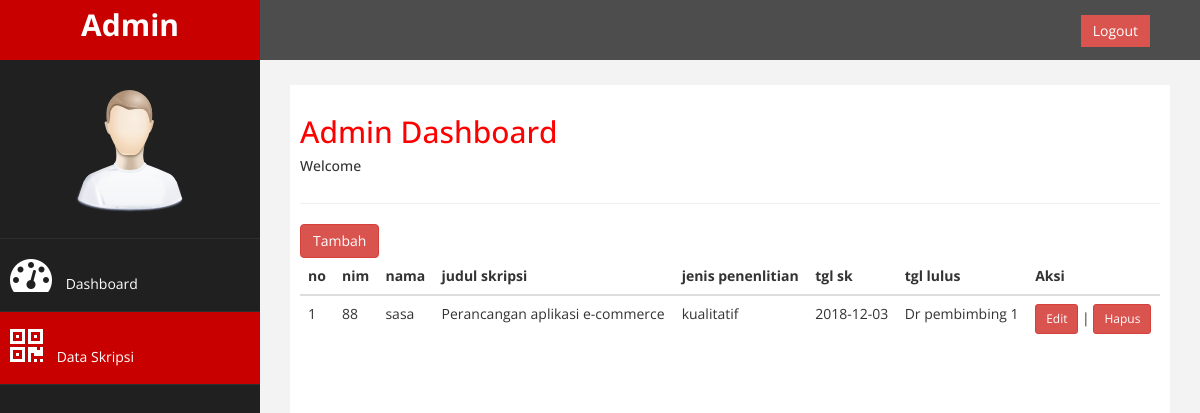
Page /admin/data-skripsi.php on the committed database.
### tables this page shows
CREATE TABLE `skripsi` (
  `id` int(5) NOT NULL,
  `nama` varchar(50) NOT NULL,
  `nim` varchar(20) NOT NULL,
  `judul_skripsi` text NOT NULL,
  `jenis_penelitian` varchar(20) NOT NULL,
  `tgl_sk` date NOT NULL,
  `pembimbing_1` varchar(25) NOT NULL,
  `pembimbing_2` varchar(25) NOT NULL,
  `status_` varchar(10) NOT NULL,
  `tgl_lulus` date NOT NULL,
  `penguji_1` varchar(50) NOT NULL,
  `penguji_2` varchar(50) NOT NULL,
  `nilaiskripsi` float NOT NULL,
  `ipk` float NOT NULL,
  `yudisium` varchar(255) NOT NULL,
  `totalsks` int(80) NOT NULL,
  `wisuda_ke` varchar(255) NOT NULL,
  `abstrak` varchar(100) DEFAULT NULL,
  `full_pdf` varchar(100) DEFAULT NULL
);

### admin/data-skripsi.php (the view, shortened to what this page needs)
<?php
    include 'config/koneksi.php';
?>
<!DOCTYPE html>
<html xmlns="http://www.w3.org/1999/xhtml">
<head>
    <link href="assets/css/bootstrap.css" rel="stylesheet" />
    <link href="assets/css/font-awesome.css" rel="stylesheet" />
    <link href="assets/js/morris/morris-0.4.3.min.css" rel="stylesheet" />
    <link href="assets/css/custom.css" rel="stylesheet" />
</head>
<body>
    <div id="wrapper">
        <nav class="navbar navbar-default navbar-cls-top " role="navigation" style="margin-bottom: 0">
            <div class="navbar-header">
                <a class="navbar-brand" href="index.php">Admin</a>
            </div>
            <div style="color: white; padding: 15px 50px 5px 50px; float: right; font-size: 16px;">
                <a href="#" class="btn btn-danger square-btn-adjust">Logout</a>
            </div>
        </nav>
                <nav class="navbar-default navbar-side" role="navigation">
            <div class="sidebar-collapse">
                <ul class="nav" id="main-menu">
                    <li class="text-center">
                        <img src="assets/img/find_user.png" class="user-image img-responsive"/>
                    </li>
                    <li>
                        <a   href="index.php"><i class="fa fa-dashboard fa-3x"></i> Dashboard</a>
                    </li>
                    <li>
                        <a  href="data-skripsi.php" class="active-menu"><i class="fa fa-qrcode fa-3x"></i> Data Skripsi</a>
                    </li>
                </ul>
            </div>
        </nav>
        <div id="page-wrapper" >
            <div id="page-inner">
                <div class="row">
                    <div class="col-md-12">
                     <h2>Admin Dashboard</h2>
                        <h5>Welcome</h5>
                    </div>
                </div>
                  <hr />
                <div class="row">
                    <div class="col-md-12">
                        <a class="btn btn-danger" href="tambah-data.php">Tambah</a>
                        <div class="table-responsive">
                        <table class="table table-hover">
                            <thead>
                                <tr>
                                    <th>no</th>
                                    <th>nim</th>
                                    <th>nama</th>
                                    <th>judul skripsi</th>
                                    <th>jenis penenlitian</th>
                                    <th>tgl sk</th>
                                    <th>tgl lulus</th>
                                    <th>Aksi</th>
                                </tr>
                            </thead>
                            <tbody>
                                <?php
                                    $no = 1;
                                    $sql = "SELECT * FROM skripsi";
                                    $query = mysqli_query($koneksi_db,$sql);
                                    while ($hasil = mysqli_fetch_array($query)) {
                                ?>
                                <tr>
                                    <td><?php echo $no; ?></td>
                                    <td><?php echo $hasil[2]; ?></td>
                                    <td><?php echo $hasil[1]; ?></td>
                                    <td><?php echo $hasil[3]; ?></td>
                                    <td><?php echo $hasil[4]; ?></td>
                                    <td><?php echo $hasil[5]; ?></td>
                                    <td><?php echo $hasil[6]; ?></td>
                                    <td>
                                        <a href="edit-data.php?id=<?php echo $hasil[0]; ?>" class="btn btn-danger btn-sm">Edit</a> |
                                        <a href="control/delete.php?id=<?php echo $hasil[0]; ?>" onclick='return checkDelete()'  class="btn btn-danger btn-sm">Hapus</a>
                                    </td>
                                </tr>
                                <?php
                                    $no++;
                                      }
                                ?>
                            </tbody>
                        </table>
                    </div>
                    </div>
		        </div>
            </div>
        </div>
    </div>
</body>
</html>

### admin/assets/css/custom.css (style rules this page uses)
body { font-family: 'Open Sans', sans-serif; }
#wrapper { width: 100%; background:#202020; }
#page-wrapper { padding: 15px 15px; min-height: 600px; background:#F3F3F3; }
#page-inner { width:100%; margin:10px 20px 10px 0px; background-color:#fff!important; padding:10px; min-height:1200px; }
.text-center { text-align:center; }
h2 { color: #f00; }
.square-btn-adjust { border: 0px solid transparent; -webkit-border-radius: 0px; -moz-border-radius: 0px; border-radius: 0px; }
.user-image { margin: 25px auto; -webkit-border-radius: 10px; -moz-border-radius: 10px; border-radius: 10px; max-height:170px; max-width:170px; }
.navbar-cls-top .navbar-brand { color: #fff; background: #C90000; width: 260px; text-align: center; height: 60px; font-size: 30px; font-weight: 700; }
.active-menu { background-color:#C90000!important; }
.sidebar-collapse , .sidebar-collapse .nav { background:none; }
.sidebar-collapse .nav { padding:0; }
.sidebar-collapse .nav > li > a { color:#fff; background:#202020; text-shadow:none; }
.sidebar-collapse > .nav > li > a { padding:15px 10px; }
.sidebar-collapse > .nav > li { border-bottom: 1px solid rgba(107, 108, 109, 0.19); }
.navbar-side { border:none; background-color: #202020; }
.navbar-cls-top { background:#4D4D4D; border-bottom:none; }
.navbar-default { border:0px solid black; }
.navbar-header { background: #A70303; }
.nav > li > a > i { margin-right:10px; }
@media (min-width:768px) { #page-wrapper { margin: 0 0 0 260px; padding: 15px 30px; min-height: 1200px; } }
@media (min-width:768px) { .navbar-side { z-index: 1; position: absolute; width: 260px; } }
@media (min-width:768px) { .navbar { border-radius: 0px; } }

### rows in the picture
skripsi: nim "88", nama "sasa", judul_skripsi "Perancangan aplikasi e-commerce", jenis_penelitian "kualitatif", tgl_sk "2018-12-03", pembimbing_1 "Dr pembimbing 1"
